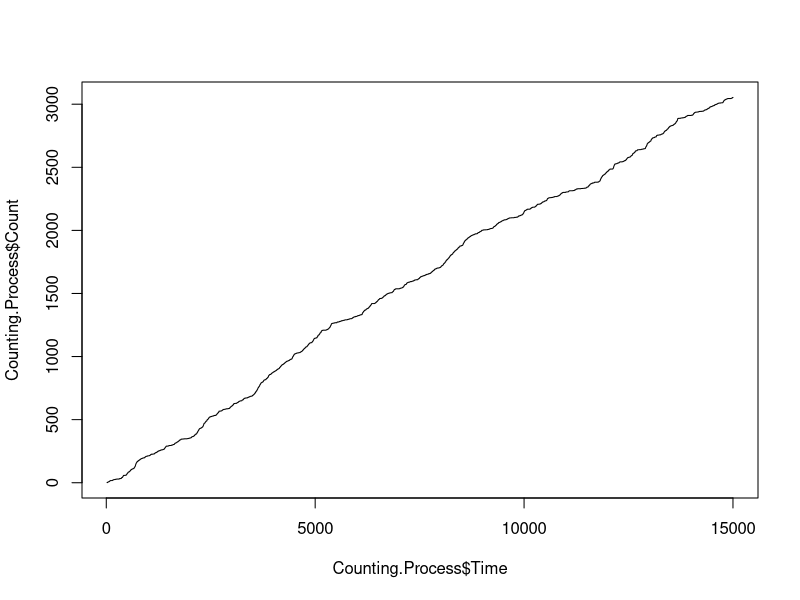
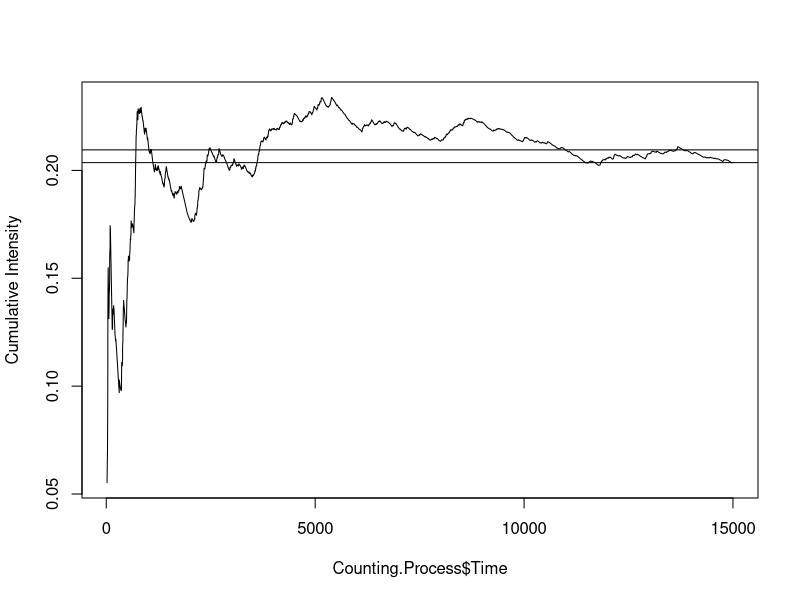
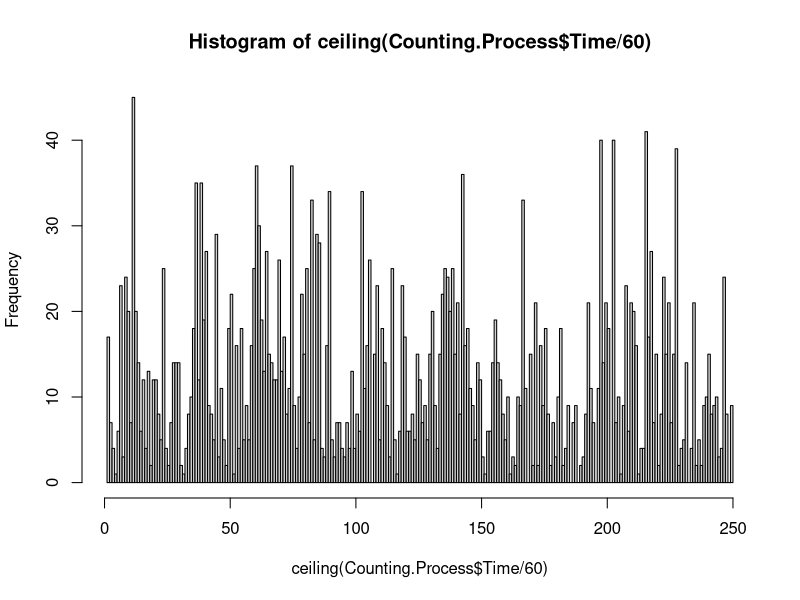

Generate these figures, in order, with R: (Note: this script raises an error after producing the figures.)
## ---- chunk 1

Course.Project.Data<-read.csv(file="../input/MScA_LinearNonLinear_MalfunctionData.csv")
Course.Project.Data<-as.data.frame(Course.Project.Data)
Course.Project.Data[1:20,]
dim(Course.Project.Data)
## ---- chunk 2
Counting.Process<-as.data.frame(cbind(Time=Course.Project.Data$Time,Count=1:length(Course.Project.Data$Time)))
Counting.Process[1:20,]
## ---- chunk 3
plot(Counting.Process$Time,Counting.Process$Count,type="s")
## ---- chunk 4
plot(Counting.Process$Time,Counting.Process$Count/Counting.Process$Time,type="l",ylab="Cumulative Intensity")
abline(h=Counting.Process$Count[length(Counting.Process$Count)]/
         Counting.Process$Time[length(Counting.Process$Time)])
abline(h=mean(Counting.Process$Count/Counting.Process$Time))
## ---- chunk 5
c(Last.Intensity=Counting.Process$Count[length(Counting.Process$Count)]/
         Counting.Process$Time[length(Counting.Process$Time)],
  Mean.Intensity=mean(Counting.Process$Count/Counting.Process$Time))
## ---- chunk 6
Event.Counts<-hist(ceiling(Counting.Process$Time/60), breaks=15000/60)$counts

cut((cut(Counting.Process$Time, seq(0,15000, 60))), 15000/60)
plot(Event.Counts)
## ---- chunk 7

# use distribution that we know is poisson and test function will give us what we think
Test.Deviance.Overdispersion.Poisson<-function(Sample.Size,Parameter.Lambda){
  my.Sample<-rpois(Sample.Size,Parameter.Lambda) # get poisson dist
  Model<-glm(my.Sample~1,family=poisson) # fit poisson wth only intercept
  Dev<-Model$deviance  # get deviance
  Deg.Fred<-Model$df.residual # get deg freedom
  
  # create confidence interval -- and retrun if the deg freedom is within this confidence interval
  (((Dev/Deg.Fred-1)/sqrt(2/Deg.Fred)>-1.96)&((Dev/Deg.Fred-1)/sqrt(2/Deg.Fred)<=1.96))*1
} 

# return 1 if confidence interval does cover "0" in the interval, 0 if it does not
Test.Deviance.Overdispersion.Poisson(100,1)
## ---- chunk 8
sum(replicate(300,Test.Deviance.Overdispersion.Poisson(100,1)))
## ---- chunk 9
exp(glm(rpois(1000,2)~1,family=poisson)$coeff)
## ---- chunk 10
Test.Deviance.Overdispersion.NBinom<-function(Sample.Size,Parameter.prob){
  my.Sample<-rnbinom(Sample.Size,2,Parameter.prob)
  Model<-glm(my.Sample~1,family=poisson)
  Dev<-Model$deviance
  Deg.Fred<-Model$df.residual
  (((Dev/Deg.Fred-1)/sqrt(2/Deg.Fred)>-1.96)&((Dev/Deg.Fred-1)/sqrt(2/Deg.Fred)<=1.96))*1
} 
sum(replicate(300,Test.Deviance.Overdispersion.NBinom(100,.2)))

## ---- chunk 11
GLM.model<-glm(Event.Counts~1,family=poisson)
GLM.model
## ---- chunk 12
library(AER)

Test.Deviance.Overdispersion.Poisson.AER<-function(Sample.Size,Parameter.Lambda){
  my.Sample<-rpois(Sample.Size,Parameter.Lambda) # get poisson dist
  Model<-glm(my.Sample~1,family=poisson) # fit poisson wth only intercept
  Disp.Test <- dispersiontest(Model)
  return(Disp.Test)
} 

Test.Deviance.Overdispersion.Poisson.AER(100, .2)

Disp.Test <- dispersiontest(GLM.model)
Disp.Test

## ---- chunk 13
library(MASS)
library(pscl)
## ---- chunk 14
Test.Deviance.Overdispersion.Poisson.pscl<-function(Sample.Size,Parameter.Lambda){
  my.Sample<-rpois(Sample.Size,Parameter.Lambda) # get poisson dist
  my.Sample <- data.frame(myy=my.Sample)
  print(my.Sample)
  Model<-glm.nb(myy~1, data=my.Sample) # fit poisson wth only intercept
  odtest.sample <- odTest(Model)
#   return(odtest.sample)
} 

Test.Deviance.Overdispersion.Poisson.pscl(100, 5)


## ---- chunk 15
GLM.model.nb<-glm.nb(Event.Counts~1)
GLM.model.nb
odTest(GLM.model.nb)

## ---- chunk 16
library(lattice)
library(latticeExtra)
## ---- chunk 17
sample1=rnorm(100)
sample2=rnorm(100,1,2)
Cum.Distr.Functions <- data.frame(sample1,sample2)
ecdfplot(~ sample1 + sample2, data=Cum.Distr.Functions, auto.key=list(space='right'))
## ---- chunk 18
ks.test(sample1,sample2)
## ---- chunk 19
ks.test(sample1,"pnorm",mean=0,sd=1)
## ---- chunk 20
ks.test(sample2,"pnorm",mean=0,sd=1)
## ---- chunk 21
time.differences <- diff(Counting.Process$Time)
ks.test(time.differences, "pexp", rate=1/mean(time.differences))

# plot a CDF of the time differences
ecdfplot(~ time.differences)
## ---- chunk 22
# event intensities are the counts of observations in each 1 minute period
hist(Event.Intensities)
